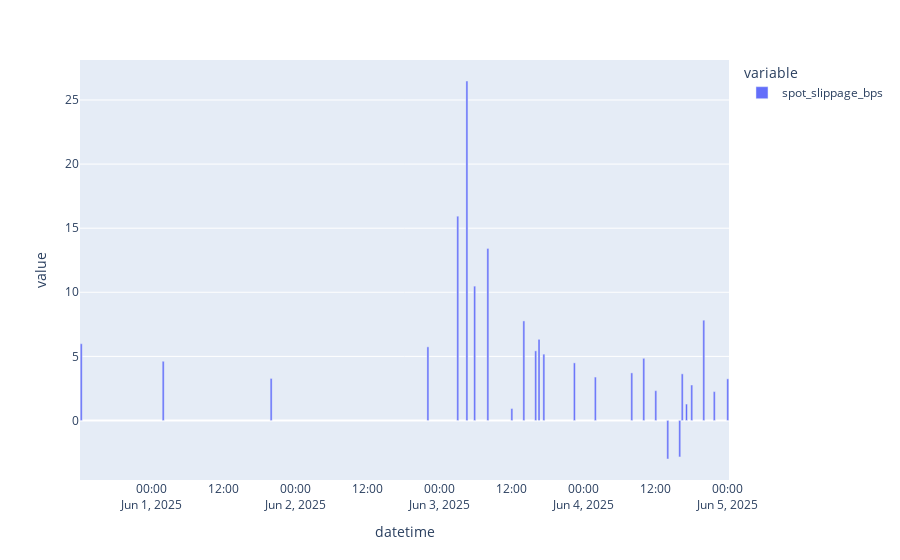

The code cell stored with this chart in its notebook:
### Code cell
px.bar(rebalance_df["spot_slippage_bps"])

### Figure 1 — Plotly figure (JSON) as saved in the notebook; plotly's stock layout.template omitted (floating-point values rounded to 4 significant figures)
{"data": [{"alignmentgroup": "True", "hovertemplate": "variable=spot_slippage_bps<br>datetime=%{x}<br>value=%{y}<extra></extra>", "legendgroup": "spot_slippage_bps", "marker": {"color": "#636efa", "pattern": {"shape": ""}}, "name": "spot_slippage_bps", "offsetgroup": "spot_slippage_bps", "orientation": "v", "showlegend": true, "textposition": "auto", "type": "bar", "x": ["2025-05-31T12:16:11+00:00", "2025-06-01T01:56:11+00:00", "2025-06-01T19:56:11+00:00", "2025-06-02T22:04:47+00:00", "2025-06-03T03:03:35+00:00", "2025-06-03T04:34:59+00:00", "2025-06-03T05:52:47+00:00", "2025-06-03T08:04:35+00:00", "2025-06-03T12:04:35+00:00", "2025-06-03T14:04:35+00:00", "2025-06-03T16:03:23+00:00", "2025-06-03T16:36:35+00:00", "2025-06-03T17:24:47+00:00", "2025-06-03T22:30:11+00:00", "2025-06-04T01:59:47+00:00", "2025-06-04T08:04:35+00:00", "2025-06-04T10:04:35+00:00", "2025-06-04T12:04:47+00:00", "2025-06-04T14:04:47+00:00", "2025-06-04T16:04:23+00:00", "2025-06-04T16:29:11+00:00", "2025-06-04T17:11:59+00:00", "2025-06-04T18:04:35+00:00", "2025-06-04T20:04:59+00:00", "2025-06-04T21:49:47+00:00", "2025-06-05T00:04:47+00:00"], "xaxis": "x", "y": [5.986, 4.617, 3.279, 5.744, 15.94, 26.48, 10.48, 13.42, 0.9279, 7.766, 5.431, 6.329, 5.173, 4.492, 3.386, 3.712, 4.847, 2.324, -3.006, -2.846, 3.637, 1.28, 2.766, 7.823, 2.252, 3.248], "yaxis": "y"}], "layout": {"barmode": "relative", "legend": {"title": {"text": "variable"}, "tracegroupgap": 0}, "margin": {"t": 60}, "xaxis": {"anchor": "y", "domain": [0, 1], "title": {"text": "datetime"}}, "yaxis": {"anchor": "x", "domain": [0, 1], "title": {"text": "value"}}}}
